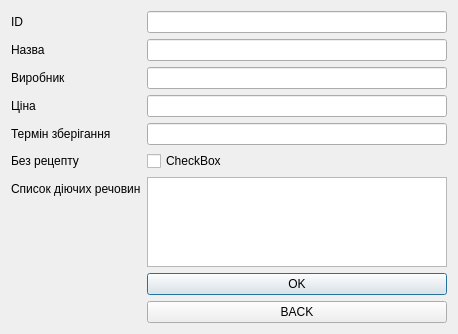
<?xml version="1.0" encoding="UTF-8"?>
<ui version="4.0">
 <class>MedicineDialog</class>
 <widget class="QDialog" name="MedicineDialog">
  <property name="geometry">
   <rect>
    <x>0</x>
    <y>0</y>
    <width>458</width>
    <height>334</height>
   </rect>
  </property>
  <property name="windowTitle">
   <string>Dialog</string>
  </property>
  <layout class="QGridLayout" name="gridLayout">
   <item row="1" column="0">
    <layout class="QFormLayout" name="formLayout">
     <item row="0" column="1">
      <widget class="QLineEdit" name="idLineEdit"/>
     </item>
     <item row="1" column="1">
      <widget class="QLineEdit" name="nameLineEdit"/>
     </item>
     <item row="2" column="1">
      <widget class="QLineEdit" name="manufacturerLineEdit"/>
     </item>
     <item row="3" column="1">
      <widget class="QLineEdit" name="priceLineEdit"/>
     </item>
     <item row="4" column="1">
      <widget class="QLineEdit" name="shelfLifeLineEdit"/>
     </item>
     <item row="0" column="0">
      <widget class="QLabel" name="label">
       <property name="text">
        <string>ID</string>
       </property>
      </widget>
     </item>
     <item row="1" column="0">
      <widget class="QLabel" name="label_2">
       <property name="text">
        <string>Назва</string>
       </property>
      </widget>
     </item>
     <item row="2" column="0">
      <widget class="QLabel" name="label_3">
       <property name="text">
        <string>Виробник</string>
       </property>
      </widget>
     </item>
     <item row="3" column="0">
      <widget class="QLabel" name="label_4">
       <property name="text">
        <string>Ціна</string>
       </property>
      </widget>
     </item>
     <item row="4" column="0">
      <widget class="QLabel" name="label_5">
       <property name="text">
        <string>Термін зберігання</string>
       </property>
      </widget>
     </item>
     <item row="5" column="0">
      <widget class="QLabel" name="label_6">
       <property name="text">
        <string>Без рецепту</string>
       </property>
      </widget>
     </item>
     <item row="7" column="0">
      <widget class="QLabel" name="label_7">
       <property name="text">
        <string>Список діючих речовин</string>
       </property>
      </widget>
     </item>
     <item row="5" column="1">
      <widget class="QCheckBox" name="prescriptionCheckBox">
       <property name="text">
        <string>CheckBox</string>
       </property>
      </widget>
     </item>
     <item row="7" column="1">
      <widget class="QTextEdit" name="activeIngredientsTextEdit"/>
     </item>
     <item row="8" column="1">
      <widget class="QPushButton" name="okButton">
       <property name="text">
        <string>OK</string>
       </property>
      </widget>
     </item>
     <item row="9" column="1">
      <widget class="QPushButton" name="cancelButton">
       <property name="text">
        <string>BACK</string>
       </property>
      </widget>
     </item>
    </layout>
   </item>
  </layout>
 </widget>
 <resources/>
 <connections/>
</ui>
